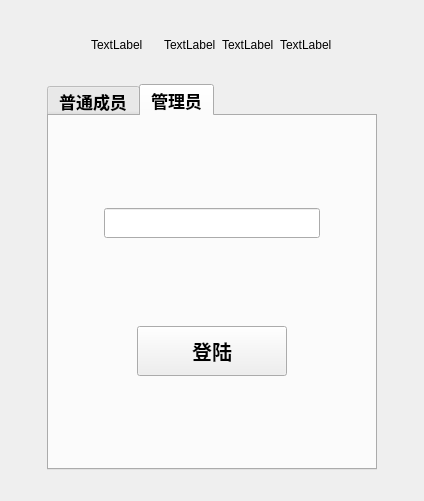
<?xml version="1.0" encoding="UTF-8"?>
<ui version="4.0">
 <class>main_window</class>
 <widget class="QWidget" name="main_window">
  <property name="geometry">
   <rect>
    <x>0</x>
    <y>0</y>
    <width>424</width>
    <height>501</height>
   </rect>
  </property>
  <property name="windowTitle">
   <string>ToolBox</string>
  </property>
  <layout class="QGridLayout" name="gridLayout">
   <item row="0" column="0" colspan="2">
    <spacer name="horizontalSpacer">
     <property name="orientation">
      <enum>Qt::Horizontal</enum>
     </property>
     <property name="sizeHint" stdset="0">
      <size>
       <width>51</width>
       <height>20</height>
      </size>
     </property>
    </spacer>
   </item>
   <item row="0" column="2">
    <widget class="QLabel" name="label7">
     <property name="sizePolicy">
      <sizepolicy hsizetype="Preferred" vsizetype="Preferred">
       <horstretch>0</horstretch>
       <verstretch>67</verstretch>
      </sizepolicy>
     </property>
     <property name="minimumSize">
      <size>
       <width>67</width>
       <height>67</height>
      </size>
     </property>
     <property name="maximumSize">
      <size>
       <width>67</width>
       <height>67</height>
      </size>
     </property>
     <property name="text">
      <string>TextLabel</string>
     </property>
    </widget>
   </item>
   <item row="0" column="3">
    <widget class="QLabel" name="label8">
     <property name="maximumSize">
      <size>
       <width>67</width>
       <height>67</height>
      </size>
     </property>
     <property name="text">
      <string>TextLabel</string>
     </property>
    </widget>
   </item>
   <item row="0" column="4">
    <widget class="QLabel" name="label9">
     <property name="maximumSize">
      <size>
       <width>67</width>
       <height>67</height>
      </size>
     </property>
     <property name="text">
      <string>TextLabel</string>
     </property>
    </widget>
   </item>
   <item row="0" column="5">
    <widget class="QLabel" name="label10">
     <property name="text">
      <string>TextLabel</string>
     </property>
    </widget>
   </item>
   <item row="0" column="6" colspan="2">
    <spacer name="horizontalSpacer_8">
     <property name="orientation">
      <enum>Qt::Horizontal</enum>
     </property>
     <property name="sizeHint" stdset="0">
      <size>
       <width>51</width>
       <height>20</height>
      </size>
     </property>
    </spacer>
   </item>
   <item row="1" column="0">
    <spacer name="horizontalSpacer_4">
     <property name="orientation">
      <enum>Qt::Horizontal</enum>
     </property>
     <property name="sizeHint" stdset="0">
      <size>
       <width>40</width>
       <height>20</height>
      </size>
     </property>
    </spacer>
   </item>
   <item row="1" column="1" colspan="6">
    <widget class="QTabWidget" name="tabWidget">
     <property name="font">
      <font>
       <pointsize>13</pointsize>
       <weight>75</weight>
       <bold>true</bold>
      </font>
     </property>
     <property name="currentIndex">
      <number>1</number>
     </property>
     <widget class="QWidget" name="tab">
      <attribute name="title">
       <string>普通成员</string>
      </attribute>
      <layout class="QGridLayout" name="gridLayout_2">
       <item row="3" column="2">
        <widget class="QPushButton" name="pushButton1">
         <property name="sizePolicy">
          <sizepolicy hsizetype="Fixed" vsizetype="Fixed">
           <horstretch>170</horstretch>
           <verstretch>80</verstretch>
          </sizepolicy>
         </property>
         <property name="maximumSize">
          <size>
           <width>170</width>
           <height>80</height>
          </size>
         </property>
         <property name="font">
          <font>
           <pointsize>15</pointsize>
           <weight>75</weight>
           <bold>true</bold>
          </font>
         </property>
         <property name="text">
          <string>退出</string>
         </property>
        </widget>
       </item>
       <item row="1" column="1">
        <widget class="QLabel" name="label1">
         <property name="sizePolicy">
          <sizepolicy hsizetype="Fixed" vsizetype="Fixed">
           <horstretch>80</horstretch>
           <verstretch>80</verstretch>
          </sizepolicy>
         </property>
         <property name="maximumSize">
          <size>
           <width>80</width>
           <height>80</height>
          </size>
         </property>
         <property name="text">
          <string/>
         </property>
         <property name="textFormat">
          <enum>Qt::AutoText</enum>
         </property>
        </widget>
       </item>
       <item row="4" column="2">
        <spacer name="verticalSpacer_2">
         <property name="orientation">
          <enum>Qt::Vertical</enum>
         </property>
         <property name="sizeHint" stdset="0">
          <size>
           <width>20</width>
           <height>40</height>
          </size>
         </property>
        </spacer>
       </item>
       <item row="1" column="0">
        <spacer name="horizontalSpacer_6">
         <property name="orientation">
          <enum>Qt::Horizontal</enum>
         </property>
         <property name="sizeHint" stdset="0">
          <size>
           <width>40</width>
           <height>20</height>
          </size>
         </property>
        </spacer>
       </item>
       <item row="0" column="2">
        <spacer name="verticalSpacer">
         <property name="orientation">
          <enum>Qt::Vertical</enum>
         </property>
         <property name="sizeHint" stdset="0">
          <size>
           <width>20</width>
           <height>40</height>
          </size>
         </property>
        </spacer>
       </item>
       <item row="1" column="2">
        <widget class="QPushButton" name="pushButton">
         <property name="sizePolicy">
          <sizepolicy hsizetype="Fixed" vsizetype="Fixed">
           <horstretch>170</horstretch>
           <verstretch>80</verstretch>
          </sizepolicy>
         </property>
         <property name="maximumSize">
          <size>
           <width>170</width>
           <height>80</height>
          </size>
         </property>
         <property name="font">
          <font>
           <pointsize>15</pointsize>
           <weight>75</weight>
           <bold>true</bold>
          </font>
         </property>
         <property name="text">
          <string>文件加密助手</string>
         </property>
        </widget>
       </item>
       <item row="2" column="2">
        <spacer name="verticalSpacer_3">
         <property name="orientation">
          <enum>Qt::Vertical</enum>
         </property>
         <property name="sizeHint" stdset="0">
          <size>
           <width>20</width>
           <height>40</height>
          </size>
         </property>
        </spacer>
       </item>
       <item row="1" column="4">
        <spacer name="horizontalSpacer_5">
         <property name="orientation">
          <enum>Qt::Horizontal</enum>
         </property>
         <property name="sizeHint" stdset="0">
          <size>
           <width>40</width>
           <height>20</height>
          </size>
         </property>
        </spacer>
       </item>
       <item row="3" column="1">
        <widget class="QLabel" name="label1_2">
         <property name="sizePolicy">
          <sizepolicy hsizetype="Fixed" vsizetype="Fixed">
           <horstretch>80</horstretch>
           <verstretch>80</verstretch>
          </sizepolicy>
         </property>
         <property name="maximumSize">
          <size>
           <width>80</width>
           <height>80</height>
          </size>
         </property>
         <property name="text">
          <string/>
         </property>
        </widget>
       </item>
       <item row="1" column="3">
        <spacer name="horizontalSpacer_7">
         <property name="orientation">
          <enum>Qt::Horizontal</enum>
         </property>
         <property name="sizeHint" stdset="0">
          <size>
           <width>40</width>
           <height>20</height>
          </size>
         </property>
        </spacer>
       </item>
      </layout>
     </widget>
     <widget class="QWidget" name="tab_2">
      <attribute name="title">
       <string>管理员</string>
      </attribute>
      <layout class="QGridLayout" name="gridLayout_3">
       <item row="0" column="2">
        <spacer name="verticalSpacer_4">
         <property name="orientation">
          <enum>Qt::Vertical</enum>
         </property>
         <property name="sizeHint" stdset="0">
          <size>
           <width>20</width>
           <height>71</height>
          </size>
         </property>
        </spacer>
       </item>
       <item row="1" column="0">
        <spacer name="horizontalSpacer_11">
         <property name="orientation">
          <enum>Qt::Horizontal</enum>
         </property>
         <property name="sizeHint" stdset="0">
          <size>
           <width>40</width>
           <height>20</height>
          </size>
         </property>
        </spacer>
       </item>
       <item row="1" column="1" colspan="3">
        <widget class="QLineEdit" name="lineEdit">
         <property name="sizePolicy">
          <sizepolicy hsizetype="MinimumExpanding" vsizetype="Fixed">
           <horstretch>250</horstretch>
           <verstretch>30</verstretch>
          </sizepolicy>
         </property>
         <property name="maximumSize">
          <size>
           <width>250</width>
           <height>30</height>
          </size>
         </property>
        </widget>
       </item>
       <item row="1" column="4">
        <spacer name="horizontalSpacer_12">
         <property name="orientation">
          <enum>Qt::Horizontal</enum>
         </property>
         <property name="sizeHint" stdset="0">
          <size>
           <width>40</width>
           <height>20</height>
          </size>
         </property>
        </spacer>
       </item>
       <item row="2" column="2">
        <spacer name="verticalSpacer_5">
         <property name="orientation">
          <enum>Qt::Vertical</enum>
         </property>
         <property name="sizeHint" stdset="0">
          <size>
           <width>20</width>
           <height>70</height>
          </size>
         </property>
        </spacer>
       </item>
       <item row="3" column="0" colspan="2">
        <spacer name="horizontalSpacer_9">
         <property name="orientation">
          <enum>Qt::Horizontal</enum>
         </property>
         <property name="sizeHint" stdset="0">
          <size>
           <width>90</width>
           <height>20</height>
          </size>
         </property>
        </spacer>
       </item>
       <item row="3" column="2">
        <widget class="QPushButton" name="pushButton2">
         <property name="sizePolicy">
          <sizepolicy hsizetype="Fixed" vsizetype="Fixed">
           <horstretch>150</horstretch>
           <verstretch>50</verstretch>
          </sizepolicy>
         </property>
         <property name="minimumSize">
          <size>
           <width>150</width>
           <height>50</height>
          </size>
         </property>
         <property name="maximumSize">
          <size>
           <width>150</width>
           <height>50</height>
          </size>
         </property>
         <property name="sizeIncrement">
          <size>
           <width>150</width>
           <height>50</height>
          </size>
         </property>
         <property name="baseSize">
          <size>
           <width>150</width>
           <height>50</height>
          </size>
         </property>
         <property name="font">
          <font>
           <pointsize>15</pointsize>
          </font>
         </property>
         <property name="text">
          <string>登陆</string>
         </property>
        </widget>
       </item>
       <item row="3" column="3" colspan="2">
        <spacer name="horizontalSpacer_10">
         <property name="orientation">
          <enum>Qt::Horizontal</enum>
         </property>
         <property name="sizeHint" stdset="0">
          <size>
           <width>90</width>
           <height>20</height>
          </size>
         </property>
        </spacer>
       </item>
       <item row="4" column="2">
        <spacer name="verticalSpacer_6">
         <property name="orientation">
          <enum>Qt::Vertical</enum>
         </property>
         <property name="sizeHint" stdset="0">
          <size>
           <width>20</width>
           <height>71</height>
          </size>
         </property>
        </spacer>
       </item>
      </layout>
     </widget>
    </widget>
   </item>
   <item row="1" column="7">
    <spacer name="horizontalSpacer_3">
     <property name="orientation">
      <enum>Qt::Horizontal</enum>
     </property>
     <property name="sizeHint" stdset="0">
      <size>
       <width>40</width>
       <height>20</height>
      </size>
     </property>
    </spacer>
   </item>
   <item row="2" column="1" colspan="2">
    <spacer name="horizontalSpacer_2">
     <property name="orientation">
      <enum>Qt::Horizontal</enum>
     </property>
     <property name="sizeHint" stdset="0">
      <size>
       <width>40</width>
       <height>20</height>
      </size>
     </property>
    </spacer>
   </item>
  </layout>
 </widget>
 <resources/>
 <connections/>
</ui>
